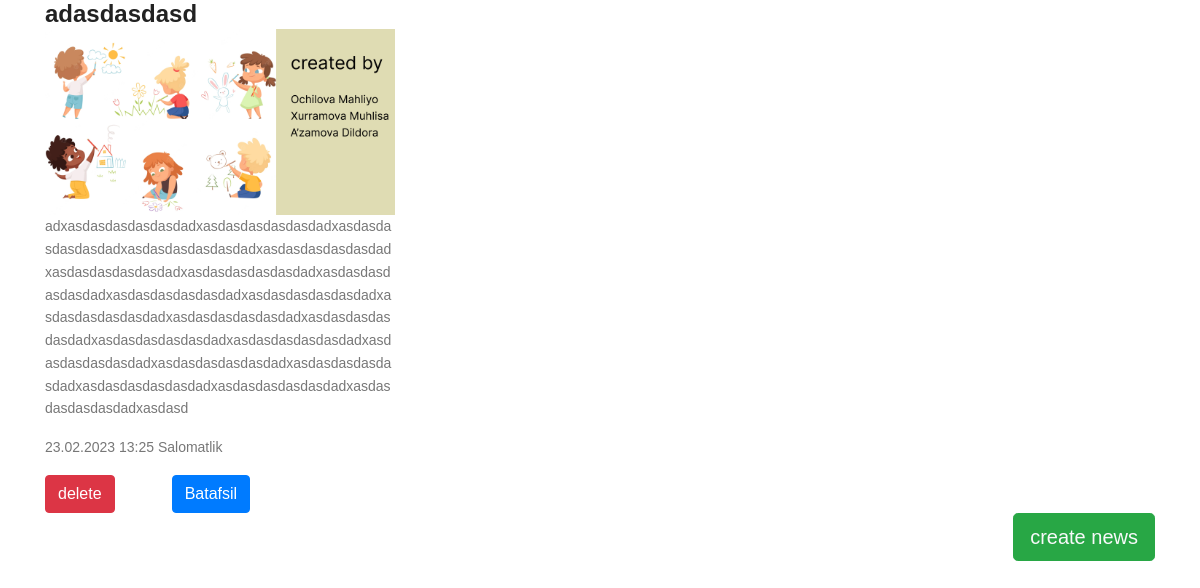
The page / on the database its author committed.
### news/models.py (models this page shows, shortened)
class NewsModel(models.Model):
    title = models.CharField(max_length=255)
    image = models.ImageField(upload_to='news')
    short_descriptions = models.TextField()
    long_descriptions = models.TextField(null=True)
    category = models.ForeignKey(CategoryModel,
                                 on_delete=models.PROTECT,
                                 related_name='news')
    created_at = models.DateTimeField(auto_now_add=True)
    class Meta:
        verbose_name = 'news'
        verbose_name_plural = 'news'

class CategoryModel(models.Model):
    title = models.CharField(max_length=255)
    created_at = models.DateTimeField(auto_now_add=True)
    def __str__(self):
        return self.title
    class Meta:
        verbose_name = 'category'
        verbose_name_plural = 'categories'

### news/views.py (the view)
# urls.py: path('', NewsListViews.as_view(), name='list')
class NewsListViews(ListView):
    template_name = 'index.html'
    paginate_by = 6
    def get_queryset(self):
        qs = NewsModel.objects.order_by('-pk')
        q = self.request.GET.get('q')
        cat = self.request.GET.get('cat')
        if q:
            qs = qs.filter(title__icontains=q)
        if cat:
            qs = qs.filter(category__id=cat)
        return qs
    def get_context_data(self, **kwargs):
        context = super().get_context_data(**kwargs)
        context['categories'] = CategoryModel.objects.all()
        return context

### templates/index.html (shortened to what this page needs)
{% extends 'base.html' %}
{% block content %}
    <div class="container">
        <div class="row">
            {% for i in object_list %}
                <div class="col-lg-4">
                    <h3 style="word-wrap:break-word;">{{ i.title }}</h3>
                    <img class="img-fluid" src="{{ i.image.url }}" alt="">
                    <p style="word-wrap:break-word;">{{ i.short_descriptions }}</p>
                    <p>{{ i.created_at | date:'d.m.Y H:i' }} {{ i.category }}</p>
                    <div class="row">
                        <div class="col-lg-4">
                            <form onsubmit="return confirm('You sure?')" method="POST"
                                  action="{% url 'news:delete' pk=i.pk %}">
                                <button class="btn btn-danger" type="submit"> delete
                                </button>
                            </form>
                        </div>
                        <div class="col-lg-4">
                            <a class="btn btn-primary" href="{% url 'news:detail' pk=i.pk %}">Batafsil</a>
                        </div>
                    </div>
                </div>
            {% endfor %}
        </div>
        <button class="btn btn-success float-right btn-lg">
            <a class="text-light a" href="{% url 'news:create' %} "> create news</a>
        </button>
    </div>
{% endblock %}

### templates/base.html (shortened to what this page needs)
{% load static %}
<!DOCTYPE html>
<html lang="en">
<head>
    <link rel="stylesheet" href="{% static 'css/bootstrap.css' %}">
    <link rel="stylesheet" href="{% static 'css/main.css' %}">
</head>
<body>
{% block content %}{% endblock %}
</body>
</html>

### rows shown on the page
NewsModel: title "adasdasdasd", image (picture), short_descriptions "adxasdasdasdasdasdadxasdasdasdasdasdadxasdasdasdasdasdadxasdasdasdasdasdadxasdasdasdasdasdadxasdasdasdasdasdadxasdasdasdasdasdadxasdasdasdasdasdadxasdasdasdasdasdadxasdasdasdasdasdadxasdasdasdasdasdadxasdasdasdasdasdadxasdasdasdasdasdadxasdasdasdasdasdadxasdasdasdasdasdadxasdasdasdasdasdadxasdasdasdasdasdadxasdasdasdasdasdadxasdasdasdasdasdadxasdasdasdasdasdadxasdasdasdasdasdadxasdasd", created_at "23.02.2023 13:25", category "Salomatlik"
